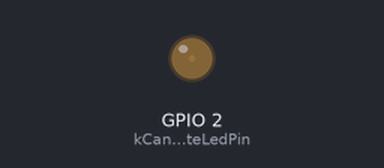
The sketch below on a simulated ESP32. Parts: output pins drawn as LEDs (lit = HIGH). What the sketch prints to the serial monitor is not drawn.

Above: at 0.35 s.
At 0.9 s:
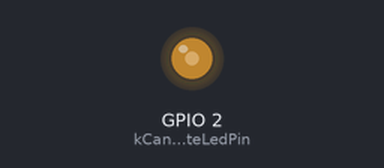
At 1.45 s:
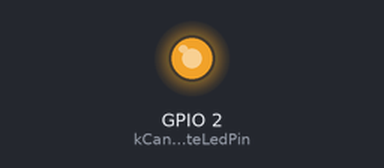
At 2.6 s:
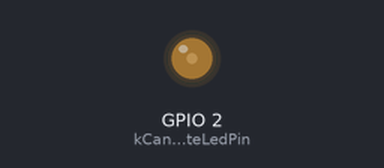
Timing chart, 0 to 8.1 s (numbered marks = the images above):
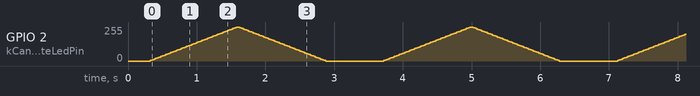

The sketch:

gpio2_led_probe.ino
```cpp
// Diagnostic only: checks whether this board has an LED connected to GPIO2.
// No fan, battery, external load or Bluetooth is used by this sketch.
#include <Arduino.h>

constexpr uint8_t kCandidateLedPin = 2;

void setup() {
  Serial.begin(115200);
  delay(300);
  Serial.println("GPIO2 onboard LED brightness probe");
  if (!ledcAttach(kCandidateLedPin, 5000, 8)) {
    Serial.println("Could not attach PWM to GPIO2");
  }
}

void loop() {
  for (int duty = 0; duty <= 255; duty += 5) {
    ledcWrite(kCandidateLedPin, duty);
    delay(25);
  }
  for (int duty = 255; duty >= 0; duty -= 5) {
    ledcWrite(kCandidateLedPin, duty);
    delay(25);
  }
  delay(800);
}
```
